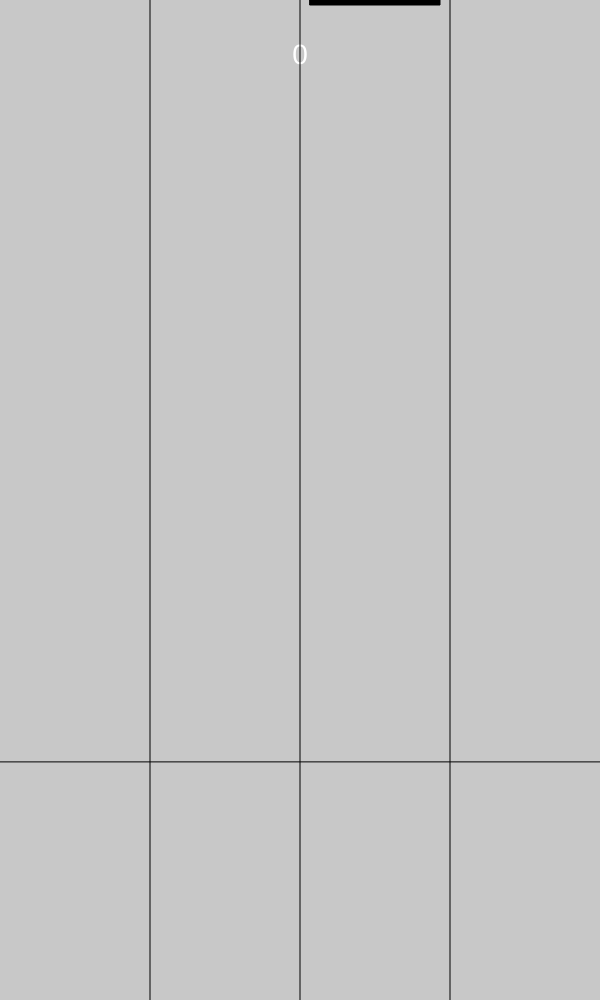
Frame 1 (no input)
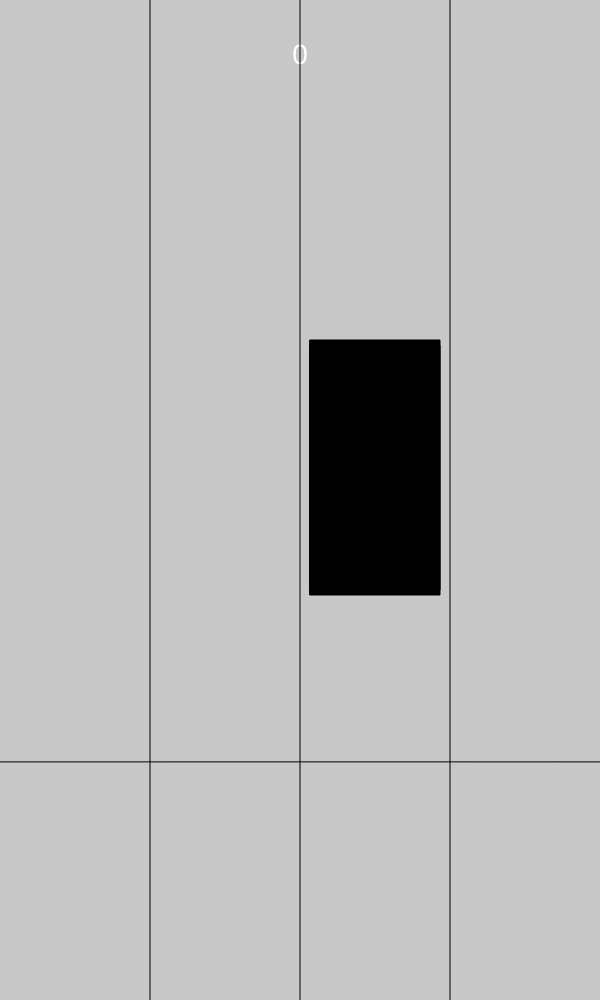
Frame 60 (no input)
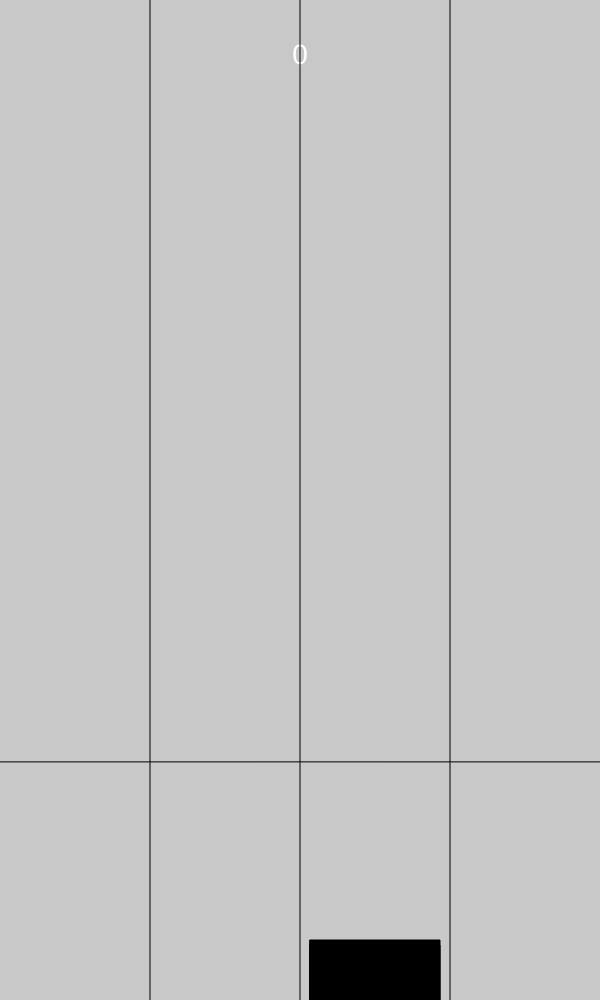
Frame 120 (the mouse pressed at the canvas centre since frame 60)

The p5.js sketch that drew these frames (run headless with seeded random() and noise() and a simulated clock; from frame 60 on, the mouse is pressed at the canvas centre):

// p5.js sketch
// ── sketch.js
// Terrain Generation
// Sadique
// Oct 21, 2022

let w = 0;
let h = 0;
// let s = "play";
let score = 0;
let gameOver = false;

class Tile {
  constructor(lane){
    this.lane = lane;
    this.w = w/4 - 20; 
    this.h = h/4;
    this.x = 10 + this.lane * w/4;
    this.y = 0 - this.h; 
    this.speed = 5;
    this.r = 0;
    this.g = 0;
    this.b = 0;
    this.alpha = 255;
    this.color = color(this.r, this.g, this.b, this.alpha);
  }

  show() {
    push() ;
    stroke(this.color);
    fill(this.color); 
    rect(this.x, this.y, this.w, this.h);
  }

  move() {
    this.y += this.speed;
    this.speed = 5 + score/25;
  }

  arrive() {
    if(this.y > windowHeight){
      print("tile arrived!");
    }
    return this.y > windowHeight;
  }

  missed() {
    return this.y > 9 * this.h/2;
  }

  touched(x, y) {
    return x > this.x && x < this.x + this.w && y > this.y && y < this.y + this.h;
  }
}

let tiles = [];

function setup() {
  let canvas = createCanvas(windowWidth/2, windowHeight);
  canvas.center("horizontal");

  w = width;
  h = height;
  tiles.push(new Tile(floor(random(4))));
}

function mousePressed() {
  if(tiles[0].touched(mouseX, mouseY)) {
    score += 5;
    tiles[0].color = "grey";
    print("tap");
  }
  else {
    gameOver = true;
  }
}

function playAndScore() {
  textSize(28);
  textAlign(CENTER);
  fill(255);
  noStroke();
  // text(s, w/2, 32);
  text(score, w/2, 64);
}

function keypressed() {
  if (key === "a") {
    score += 5;
    tiles[0].color = "grey";
    print("tap");
  }
  if (key === "s") {
    score += 5;
    tiles[0].color = "grey";
    print("tap");
  }
  if (key === "k") {
    score += 5;
    tiles[0].color = "grey";
    print("tap");
  }
  if (key === "l"){
    score += 5;
    tiles[0].color = "grey";
    print("tap");
  }
}

function piano() {
  stroke(0);
  line(w/4, 0, w/4, h);
  line(2 * w/4, 0,2 * w/4, h);
  line(3 * w/4, 0, 3 * w/4, h);
  line(0, 4 * h/5.25, width, 4 * h/5.25);

  if (tiles[tiles.length - 1].arrive()) {
    tiles.pop();
    tiles.push(new Tile(floor(random(4))));
  }

  if(tiles[0].missed()) {
    gameOver = true;
    print("game over");
  }

  for (let i = 0; i < tiles.length; i++) {
      tiles[i].show();
      tiles[i].move();
  }

  tiles[0].show();
  tiles[0].move();
}

function draw() {
  frameRate(120);
  background (200);
  playAndScore();
  piano();
}
